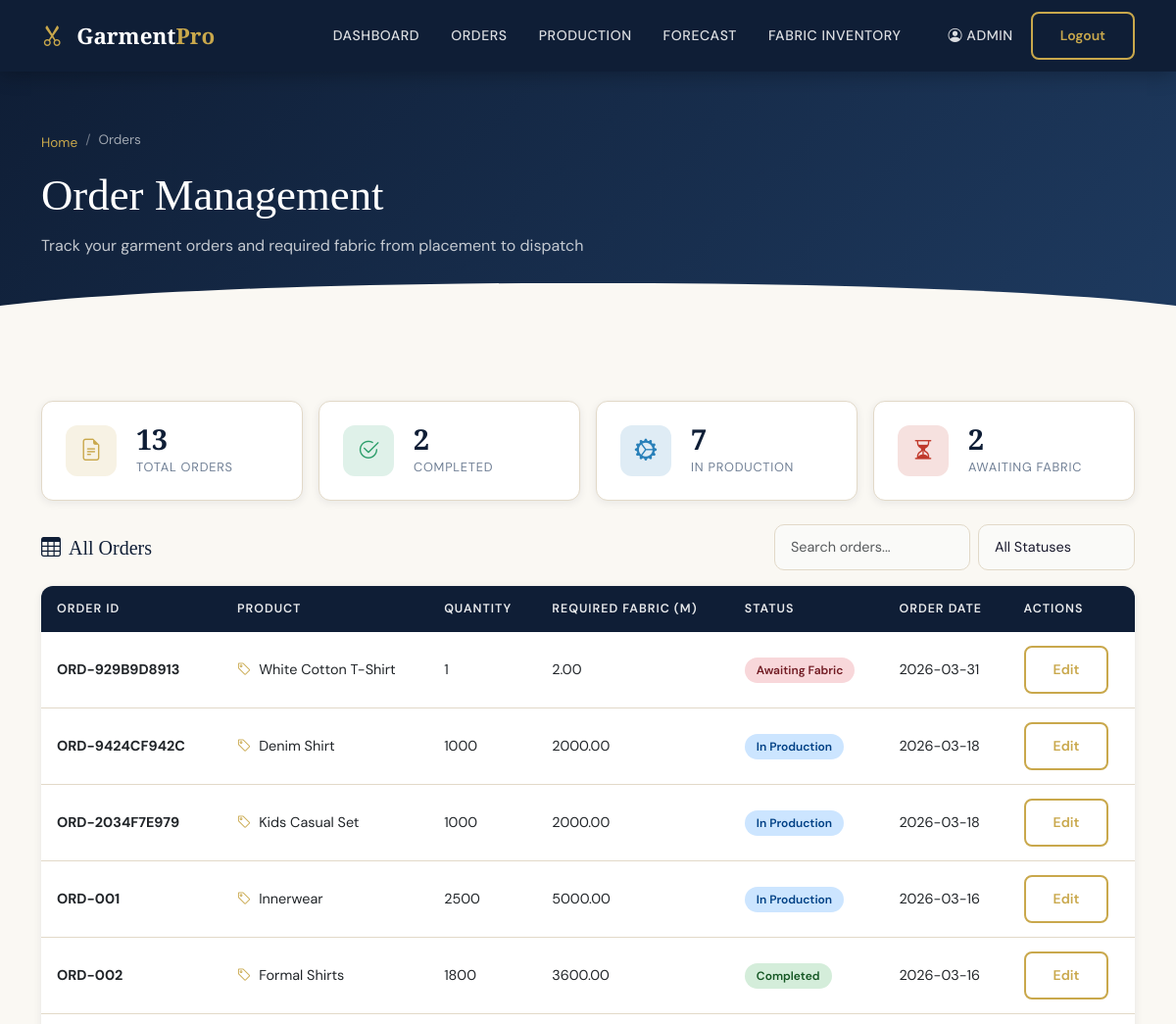
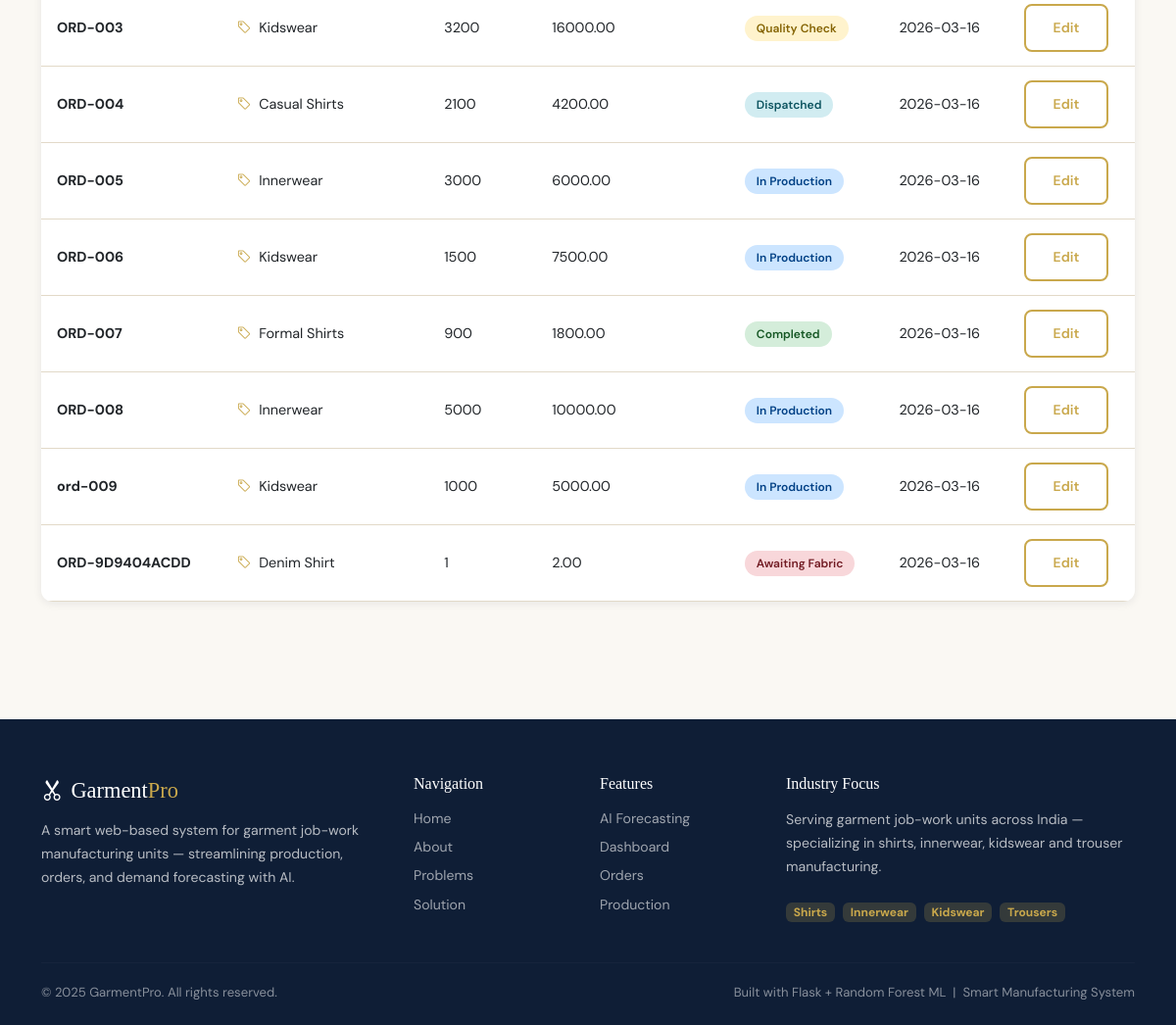
/orders (signed in), run on the app's committed database (2 pictures, top to bottom).
### tables this page shows
CREATE TABLE "orders"(
            order_id TEXT PRIMARY KEY,
            user_id INTEGER NOT NULL,
            product_id INTEGER,
            product_name TEXT NOT NULL,
            quantity INTEGER NOT NULL,
            required_fabric REAL NOT NULL DEFAULT 0,
            size TEXT NOT NULL,
            fabric_received INTEGER NOT NULL DEFAULT 0,
            status TEXT NOT NULL,
            order_date TEXT NOT NULL,
            due_date TEXT NOT NULL
        );

### app.py (the view, shortened to what this page needs)
@app.route("/orders")
def orders():
    if not session.get("user"):
        return redirect(url_for("login", next="/orders"))
    role = session.get("role")
    if role not in ["company", "manager", "admin"]:
        return "Access Denied"
    ensure_orders_table_schema()
    conn = sqlite3.connect("orders.db")
    conn.row_factory = sqlite3.Row
    cursor = conn.cursor()
    query_filter = ""
    params = ()
    view_scope = "All Orders"
    cursor.execute(f"""
    SELECT order_id, product_name, quantity, required_fabric, fabric_received, status, order_date, due_date
    FROM orders
    {query_filter}
    ORDER BY order_date DESC
    """, params)
    orders = cursor.fetchall()
    cursor.execute(f"SELECT COUNT(*) FROM orders {query_filter}", params)
    total_orders = cursor.fetchone()[0]
    cursor.execute(f"SELECT COUNT(*) FROM orders {query_filter} {'AND' if query_filter else 'WHERE'} status='Completed'", params)
    completed = cursor.fetchone()[0]
    cursor.execute(f"SELECT COUNT(*) FROM orders {query_filter} {'AND' if query_filter else 'WHERE'} status='In Production'", params)
    in_production = cursor.fetchone()[0]
    cursor.execute(f"SELECT COUNT(*) FROM orders {query_filter} {'AND' if query_filter else 'WHERE'} status='Awaiting Fabric'", params)
    awaiting = cursor.fetchone()[0]
    conn.close()
    return render_template(
        "orders.html",
        orders=orders,
        total_orders=total_orders,
        completed=completed,
        in_production=in_production,
        awaiting=awaiting,
        can_edit=(role in ["admin", "manager"]),
        view_scope=view_scope
    )

### templates/orders.html (shortened to what this page needs)
{% extends 'base.html' %}
{% block content %}
<div class="page-header">
  <div class="container">
    <nav aria-label="breadcrumb">
      <ol class="breadcrumb">
        <li class="breadcrumb-item"><a href="/">Home</a></li>
        <li class="breadcrumb-item active">Orders</li>
      </ol>
    </nav>
    <h1>Order Management</h1>
    <p>Track your garment orders and required fabric from placement to dispatch</p>
  </div>
</div>
<section class="section-pad bg-cream">
  <div class="container">
    <div class="row g-3 mb-4">
      <div class="col-md-3"><div class="stat-card"><div class="stat-icon" style="background:rgba(201,168,76,0.15)"><i class="bi bi-file-earmark-text" style="color:var(--gold)"></i></div><div><div class="stat-num">{{ total_orders }}</div><div class="stat-lbl">Total Orders</div></div></div></div>
      <div class="col-md-3"><div class="stat-card"><div class="stat-icon" style="background:rgba(45,158,107,0.15)"><i class="bi bi-check2-circle" style="color:#2d9e6b"></i></div><div><div class="stat-num">{{ completed }}</div><div class="stat-lbl">Completed</div></div></div></div>
      <div class="col-md-3"><div class="stat-card"><div class="stat-icon" style="background:rgba(41,128,185,0.15)"><i class="bi bi-gear-wide-connected" style="color:#2980b9"></i></div><div><div class="stat-num">{{ in_production }}</div><div class="stat-lbl">In Production</div></div></div></div>
      <div class="col-md-3"><div class="stat-card"><div class="stat-icon" style="background:rgba(192,57,43,0.15)"><i class="bi bi-hourglass-split" style="color:#c0392b"></i></div><div><div class="stat-num">{{ awaiting }}</div><div class="stat-lbl">Awaiting Fabric</div></div></div></div>
    </div>
    <div class="d-flex justify-content-between align-items-center mb-3 flex-wrap gap-2">
      <h5 style="color:var(--navy);margin:0"><i class="bi bi-table me-2"></i>{{ view_scope if view_scope else 'Orders' }}</h5>
      <div class="d-flex gap-2">
        <input type="text" class="form-control form-control-sm" id="searchInput" placeholder="Search orders..." style="width:200px" oninput="filterTable()">
        <select class="form-select form-select-sm" id="statusFilter" onchange="filterTable()" style="width:160px">
          <option value="">All Statuses</option>
        </select>
      </div>
    </div>
    <div class="orders-table">
      <table class="table table-hover" id="ordersTable">
        <thead>
          <tr>
            <th>Order ID</th>
            <th>Product</th>
            <th>Quantity</th>
            <th>Required Fabric (m)</th>
            <th>Status</th>
            <th>Order Date</th>
            {% if can_edit %}
            <th>Actions</th>
            {% endif %}
          </tr>
        </thead>
        <tbody>
          {% for order in orders %}
          <tr>
            <td><strong>{{ order.order_id }}</strong></td>
            <td><i class="bi bi-tag me-1" style="color:var(--gold)"></i> {{ order.product_name }}</td>
            <td>{{ order.quantity }}</td>
            <td>{{ "%.2f"|format(order.required_fabric or 0) }}</td>
            <td>
              {% if order.status == 'Completed' %}
                <span class="badge-status status-completed">Completed</span>
              {% elif order.status == 'In Production' %}
                <span class="badge-status status-production">In Production</span>
              {% elif order.status == 'Quality Check' %}
                <span class="badge-status status-quality">Quality Check</span>
              {% elif order.status == 'Dispatched' %}
                <span class="badge-status status-dispatched">Dispatched</span>
              {% else %}
                <span class="badge-status status-waiting">Awaiting Fabric</span>
              {% endif %}
            </td>
            <td>{{ order.order_date }}</td>
            {% if can_edit %}
            <td><a href="/edit_order/{{ order.order_id }}" class="btn btn-sm btn-outline-gold">Edit</a></td>
            {% endif %}
          </tr>
          {% endfor %}
        </tbody>
      </table>
    </div>
  </div>
</section>
{% endblock %}

### static/css/style.css (style rules this page uses)
:root { --navy: #0f1e36; --navy-mid: #162847; --navy-light: #1e3a5f; --gold: #c9a84c; --gold-light: #e8c96d; --gold-pale: #f5e9c8; --cream: #faf8f3; --white: #ffffff; --text-dark: #1a1a2e; --text-mid: #4a5568; --text-light: #718096; --success: #2d9e6b; --warning: #e67e22; --danger: #c0392b; --info: #2980b9; --border: #e2d9c8; --shadow-sm: 0 2px 8px rgba(15,30,54,0.08); --shadow-md: 0 6px 24px rgba(15,30,54,0.12); --shadow-lg: 0 16px 48px rgba(15,30,54,0.16); --radius: 12px; --radius-lg: 20px; }
* { box-sizing: border-box; margin: 0; padding: 0; }
body { font-family: 'DM Sans', sans-serif; background: var(--cream); color: var(--text-dark); }
h1,h2,h3,h4,h5 { font-family: 'Playfair Display', serif; }
.btn-outline-gold { border: 2px solid var(--gold); color: var(--gold); background: transparent; padding: 12px 28px; border-radius: 8px; font-weight: 600; transition: all 0.25s; }
.section-pad { padding: 80px 0; }
.stat-card { background: var(--white); border-radius: var(--radius); padding: 24px; box-shadow: var(--shadow-sm); border: 1px solid var(--border); display: flex; align-items: center; gap: 20px; }
.stat-card .stat-icon { width: 52px; height: 52px; border-radius: 12px; display: flex; align-items: center; justify-content: center; font-size: 1.4rem; flex-shrink: 0; }
.stat-card .stat-num { font-family: 'Playfair Display', serif; font-size: 1.8rem; font-weight: 700; color: var(--navy); line-height: 1; }
.stat-card .stat-lbl { font-size: 0.8rem; color: var(--text-light); margin-top: 4px; text-transform: uppercase; letter-spacing: 0.06em; }
.page-header { background: linear-gradient(135deg, var(--navy) 0%, var(--navy-light) 100%); padding: 60px 0 50px; position: relative; overflow: hidden; }
.page-header::after { content: ''; position: absolute; bottom: 0; left: 0; right: 0; height: 40px; background: var(--cream); clip-path: ellipse(55% 100% at 50% 100%); }
.page-header h1 { color: var(--white); font-size: clamp(1.8rem, 4vw, 2.8rem); margin-bottom: 12px; }
.page-header p { color: rgba(255,255,255,0.75); font-size: 1rem; }
.breadcrumb { background: transparent; padding: 0; margin-bottom: 16px; }
.breadcrumb-item a { color: var(--gold); text-decoration: none; font-size: 0.85rem; }
.breadcrumb-item.active { color: rgba(255,255,255,0.6); font-size: 0.85rem; }
.breadcrumb-item + .breadcrumb-item::before { color: rgba(255,255,255,0.4); }
.form-control, .form-select { border: 1.5px solid var(--border); border-radius: 10px; padding: 12px 16px; font-size: 0.9rem; color: var(--text-dark); background: #fafaf8; transition: all 0.2s; }
.orders-table { border-radius: var(--radius); overflow: hidden; box-shadow: var(--shadow-sm); }
.table { margin-bottom: 0; }
.table thead th { background: var(--navy); color: rgba(255,255,255,0.9); font-size: 0.78rem; text-transform: uppercase; letter-spacing: 0.08em; font-weight: 600; padding: 14px 16px; border: none; }
.table tbody td { padding: 14px 16px; vertical-align: middle; border-color: var(--border); font-size: 0.9rem; }
.badge-status { padding: 5px 12px; border-radius: 20px; font-size: 0.75rem; font-weight: 600; }
.status-completed { background: #d4edda; color: #155724; }
.status-production { background: #cce5ff; color: #004085; }
.status-quality { background: #fff3cd; color: #856404; }
.status-dispatched { background: #d1ecf1; color: #0c5460; }
.status-waiting { background: #f8d7da; color: #721c24; }
.bg-cream { background: var(--cream); }
section.section-pad { min-height: 80vh; }

### data on the page
orders: order_id "ORD-929B9D8913", product_name "White Cotton T-Shirt", quantity "1", required_fabric "2.00", status "Awaiting Fabric", order_date "2026-03-31"
orders: order_id "ORD-9424CF942C", product_name "Denim Shirt", quantity "1000", required_fabric "2000.00", status "In Production", order_date "2026-03-18"
orders: order_id "ORD-2034F7E979", product_name "Kids Casual Set", quantity "1000", required_fabric "2000.00", status "In Production", order_date "2026-03-18"
orders: order_id "ORD-001", product_name "Innerwear", quantity "2500", required_fabric "5000.00", status "In Production", order_date "2026-03-16"
orders: order_id "ORD-002", product_name "Formal Shirts", quantity "1800", required_fabric "3600.00", status "Completed", order_date "2026-03-16"
orders: order_id "ORD-003", product_name "Kidswear", quantity "3200", required_fabric "16000.00", status "Quality Check", order_date "2026-03-16"
orders: order_id "ORD-004", product_name "Casual Shirts", quantity "2100", required_fabric "4200.00", status "Dispatched", order_date "2026-03-16"
orders: order_id "ORD-005", product_name "Innerwear", quantity "3000", required_fabric "6000.00", status "In Production", order_date "2026-03-16"
orders: order_id "ORD-006", product_name "Kidswear", quantity "1500", required_fabric "7500.00", status "In Production", order_date "2026-03-16"
orders: order_id "ORD-007", product_name "Formal Shirts", quantity "900", required_fabric "1800.00", status "Completed", order_date "2026-03-16"
orders: order_id "ORD-008", product_name "Innerwear", quantity "5000", required_fabric "10000.00", status "In Production", order_date "2026-03-16"
orders: order_id "ord-009", product_name "Kidswear", quantity "1000", required_fabric "5000.00", status "In Production", order_date "2026-03-16"
orders: order_id "ORD-9D9404ACDD", product_name "Denim Shirt", quantity "1", required_fabric "2.00", status "Awaiting Fabric", order_date "2026-03-16"

### other printed values
{{ session['user'] }} "ADMIN"
{{ total_orders }} "13"
{{ completed }} "2"
{{ in_production }} "7"
{{ awaiting }} "2"
{{ view_scope if view_scope else 'Orders' }} "All Orders"
